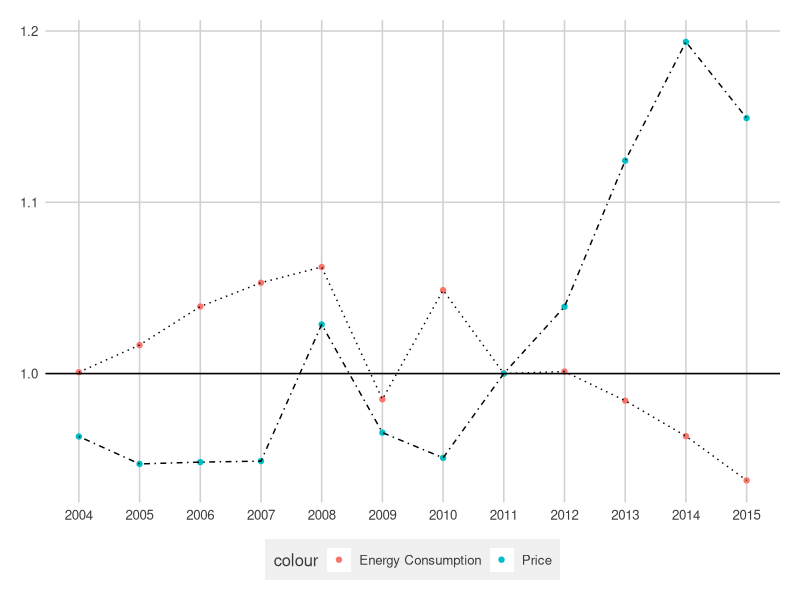

Write R code to recreate this figure.
#### Preamble ####
# Purpose: Generates Figure 1.
# Date: 14 February 2024
# License: MIT

library(tidyverse)
library(ggthemes)

data <- read_csv("data/analysis_data/consumption.csv")
data

data <- data |>
  select(year, total_energy, price) |>
  group_by(year) |>
  summarise(total_energy = mean(total_energy), price = mean(price))
mean_price_2011 <- 16.92426	
mean_consumption_2011 <- 7163859

data <- data |>
  mutate(
    relative_consumption = total_energy/mean_consumption_2011,
    relative_price = price/mean_price_2011
  )
data |>
  select(year, relative_consumption, relative_price)

plot <- data |>
  ggplot(
    mapping = aes(x = year)
  ) +
  theme_fivethirtyeight() +
  theme(
    plot.background = element_rect(fill = "white"),
    panel.grid = element_line(color = "black"),
    panel.background = element_rect(fill = "white")
  ) +
  scale_x_continuous(breaks = data$year) +
  geom_point(aes(y = relative_consumption, color = "Energy Consumption")) +
  geom_path(aes(y = relative_consumption), linetype = "dotted") +
  geom_point(aes(y = relative_price, color = "Price")) +
  geom_path(aes(y = relative_price), linetype="dotdash") +
  geom_hline(yintercept = 1)

ggsave("other/figures/figure1.png", plot)
